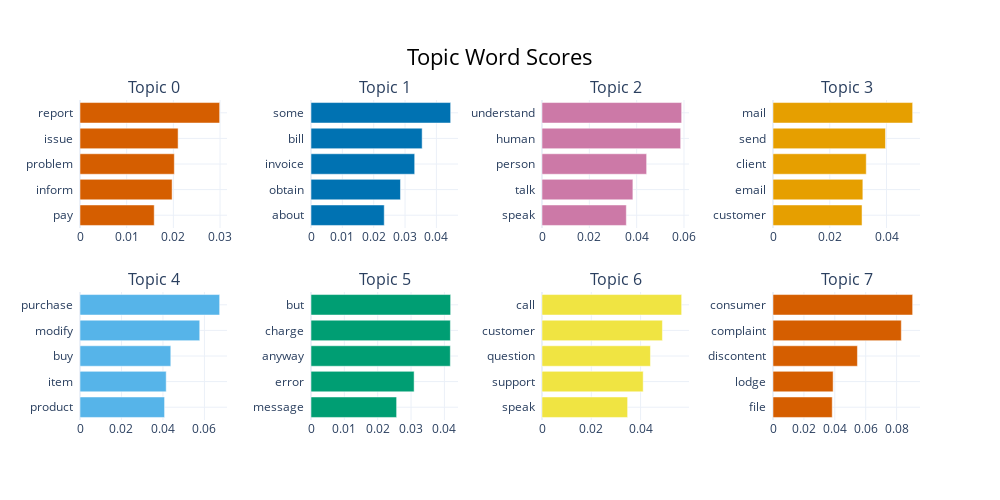

Source (notebook cell):
### Markdown cell above
Visulize model perfomance

### Code cell
topic_model.visualize_barchart()

### Figure 1 — Plotly figure (JSON) as saved in the notebook; plotly's stock layout.template omitted (floating-point values rounded to 4 significant figures)
{"data": [{"marker": {"color": "#D55E00"}, "orientation": "h", "type": "bar", "x": [0.0159, 0.01973, 0.0202, 0.02101, 0.02991], "xaxis": "x", "y": ["pay  ", "inform  ", "problem  ", "issue  ", "report  "], "yaxis": "y"}, {"marker": {"color": "#0072B2"}, "orientation": "h", "type": "bar", "x": [0.02336, 0.02854, 0.03308, 0.03546, 0.04455], "xaxis": "x2", "y": ["about  ", "obtain  ", "invoice  ", "bill  ", "some  "], "yaxis": "y2"}, {"marker": {"color": "#CC79A7"}, "orientation": "h", "type": "bar", "x": [0.03563, 0.0384, 0.04422, 0.05859, 0.05901], "xaxis": "x3", "y": ["speak  ", "talk  ", "person  ", "human  ", "understand  "], "yaxis": "y3"}, {"marker": {"color": "#E69F00"}, "orientation": "h", "type": "bar", "x": [0.03138, 0.03167, 0.03286, 0.03964, 0.04922], "xaxis": "x4", "y": ["customer  ", "email  ", "client  ", "send  ", "mail  "], "yaxis": "y4"}, {"marker": {"color": "#56B4E9"}, "orientation": "h", "type": "bar", "x": [0.04078, 0.04157, 0.04378, 0.05773, 0.06734], "xaxis": "x5", "y": ["product  ", "item  ", "buy  ", "modify  ", "purchase  "], "yaxis": "y5"}, {"marker": {"color": "#009E73"}, "orientation": "h", "type": "bar", "x": [0.02568, 0.03092, 0.04178, 0.0418, 0.04188], "xaxis": "x6", "y": ["message  ", "error  ", "anyway  ", "charge  ", "but  "], "yaxis": "y6"}, {"marker": {"color": "#F0E442"}, "orientation": "h", "type": "bar", "x": [0.03474, 0.04106, 0.04401, 0.04886, 0.05666], "xaxis": "x7", "y": ["speak  ", "support  ", "question  ", "customer  ", "call  "], "yaxis": "y7"}, {"marker": {"color": "#D55E00"}, "orientation": "h", "type": "bar", "x": [0.03834, 0.03893, 0.05464, 0.08304, 0.09038], "xaxis": "x8", "y": ["file  ", "lodge  ", "discontent  ", "complaint  ", "consumer  "], "yaxis": "y8"}], "layout": {"annotations": [{"font": {"size": 16}, "showarrow": false, "text": "Topic 0", "x": 0.0875, "xanchor": "center", "xref": "paper", "y": 1, "yanchor": "bottom", "yref": "paper"}, {"font": {"size": 16}, "showarrow": false, "text": "Topic 1", "x": 0.3625, "xanchor": "center", "xref": "paper", "y": 1, "yanchor": "bottom", "yref": "paper"}, {"font": {"size": 16}, "showarrow": false, "text": "Topic 2", "x": 0.6375, "xanchor": "center", "xref": "paper", "y": 1, "yanchor": "bottom", "yref": "paper"}, {"font": {"size": 16}, "showarrow": false, "text": "Topic 3", "x": 0.9125, "xanchor": "center", "xref": "paper", "y": 1, "yanchor": "bottom", "yref": "paper"}, {"font": {"size": 16}, "showarrow": false, "text": "Topic 4", "x": 0.0875, "xanchor": "center", "xref": "paper", "y": 0.4, "yanchor": "bottom", "yref": "paper"}, {"font": {"size": 16}, "showarrow": false, "text": "Topic 5", "x": 0.3625, "xanchor": "center", "xref": "paper", "y": 0.4, "yanchor": "bottom", "yref": "paper"}, {"font": {"size": 16}, "showarrow": false, "text": "Topic 6", "x": 0.6375, "xanchor": "center", "xref": "paper", "y": 0.4, "yanchor": "bottom", "yref": "paper"}, {"font": {"size": 16}, "showarrow": false, "text": "Topic 7", "x": 0.9125, "xanchor": "center", "xref": "paper", "y": 0.4, "yanchor": "bottom", "yref": "paper"}], "height": 500, "hoverlabel": {"bgcolor": "white", "font": {"family": "Rockwell", "size": 16}}, "showlegend": false, "title": {"font": {"color": "Black", "size": 22}, "text": "Topic Word Scores", "x": 0.5, "xanchor": "center", "yanchor": "top"}, "width": 1000, "xaxis": {"anchor": "y", "domain": [0, 0.175], "showgrid": true}, "xaxis2": {"anchor": "y2", "domain": [0.275, 0.45], "showgrid": true}, "xaxis3": {"anchor": "y3", "domain": [0.55, 0.725], "showgrid": true}, "xaxis4": {"anchor": "y4", "domain": [0.825, 1], "showgrid": true}, "xaxis5": {"anchor": "y5", "domain": [0, 0.175], "showgrid": true}, "xaxis6": {"anchor": "y6", "domain": [0.275, 0.45], "showgrid": true}, "xaxis7": {"anchor": "y7", "domain": [0.55, 0.725], "showgrid": true}, "xaxis8": {"anchor": "y8", "domain": [0.825, 1], "showgrid": true}, "yaxis": {"anchor": "x", "domain": [0.6, 1], "showgrid": true}, "yaxis2": {"anchor": "x2", "domain": [0.6, 1], "showgrid": true}, "yaxis3": {"anchor": "x3", "domain": [0.6, 1], "showgrid": true}, "yaxis4": {"anchor": "x4", "domain": [0.6, 1], "showgrid": true}, "yaxis5": {"anchor": "x5", "domain": [0, 0.4], "showgrid": true}, "yaxis6": {"anchor": "x6", "domain": [0, 0.4], "showgrid": true}, "yaxis7": {"anchor": "x7", "domain": [0, 0.4], "showgrid": true}, "yaxis8": {"anchor": "x8", "domain": [0, 0.4], "showgrid": true}}}
